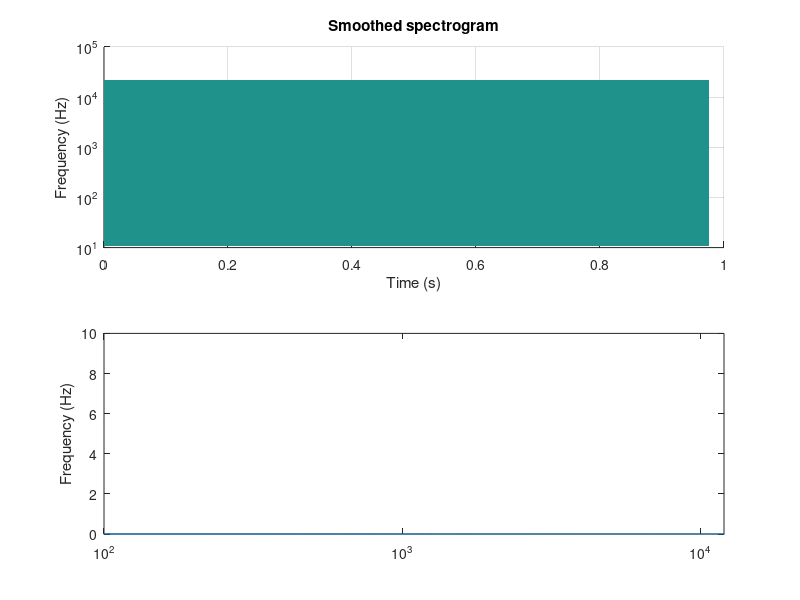

Here is the MATLAB script that generated this plot: (Note: this script raises an error after producing the figure.)
%% Constants
TIME_TO_SAVE = 1;

NUM_CHANNELS = 1;
FRAME_SIZE = 2048;
WINDOW_SIZE = 4096;
SLICE_NUMBER = 2;
SAMPLE_FREQUENCY_HZ = 44100;
SPECTROGRAM_OVERLAP = WINDOW_SIZE/2;
F_AXIS = linspace(0,SAMPLE_FREQUENCY_HZ/2,WINDOW_SIZE/2+1);
MEAN_REMOVAL_LENGTH = 7;
PEAK_THRESHOLD = 4;

% FRAMES_HELD is the number of frames held per channel
FRAMES_HELD = ceil(TIME_TO_SAVE*SAMPLE_FREQUENCY_HZ/FRAME_SIZE);

RUN_DURATION = 30;
T_AXIS = linspace(0,(FRAMES_HELD-1)*FRAME_SIZE/SAMPLE_FREQUENCY_HZ,FRAMES_HELD-1);

%% FIgure preperation
figure;
% setup a spectrogram plot
subplot(2,1,1)
%hSurf1 = surf(linspace(0,1,FRAMES_HELD),linspace(0,1,WINDOW_SIZE/2+1),zeros(WINDOW_SIZE/2+1,FRAMES_HELD), 'EdgeColor', 'none');
hSurf1 = surf(zeros(WINDOW_SIZE/2+1,FRAMES_HELD), 'EdgeColor', 'none');
set(hSurf1,'XData',T_AXIS);
set(hSurf1,'YData',F_AXIS);

title('Smoothed spectrogram');
hAxis1 = gca;
view(0,90);
set(hAxis1, 'YScale', 'log');
xlabel('Time (s)')
ylabel('Frequency (Hz)')
%hAxis.YScale = 'log';
caxis auto

% plot the current spectrum
subplot(2,1,2)
hPlot1 = plot(F_AXIS,zeros(WINDOW_SIZE/2+1,1));
hAxis2 = gca;
set(hAxis2,'XScale','log');
set(hAxis2,'YLimMode','manual','YLim',[0,10]);
set(hAxis2,'XLim', [100, 12000])
ylabel('Frequency (Hz)')

%% Hardware setup
har = dsp.AudioRecorder('NumChannels',NUM_CHANNELS,'SamplesPerFrame',...
    FRAME_SIZE);
disp('Speak into microphone now');

%% Main loop

timeseriesBuffer = zeros(FRAMES_HELD*FRAME_SIZE,NUM_CHANNELS);
chanNumber = 1;
tic;
while toc < RUN_DURATION
    singleAudioFrame = step(har);
    curFrame = singleAudioFrame(:,chanNumber);
    % load the current frame into timeseriesBuffer and push the last frame
    % out (each column holds NUM_FRAMES_HELD frames)
    timeseriesBuffer(:,chanNumber) = [curFrame; ...
        timeseriesBuffer(1:((FRAMES_HELD-1)*FRAME_SIZE),chanNumber)];

    %% GENERATE SPECTROGRAM
    S = spectrogram(timeseriesBuffer,WINDOW_SIZE,SPECTROGRAM_OVERLAP);

    %% SMOOTH SPECTROGRAM
    %S_smooth = smoothSpectrogram(S);
    S_smooth = filter2(1/15*ones(1,15),abs(S));
    %S_smooth = abs(S);

    %% EXTRACT SIGNLE SPECTRUM
    spectrum = S_smooth(:,SLICE_NUMBER);

    %% SPECTRUM CONDITIONING
    conditionedSpectrum = meanRemovalFilter1(spectrum, MEAN_REMOVAL_LENGTH);
    conditionedSpectrum(conditionedSpectrum<0) = 0;

    %% SPECTRUM SEGMENTATION
    % 

    %% EXTRACT PEAK INFO
    % take a look at dsp.PeakFinder
    [pks, locs] = findpeaks(conditionedSpectrum, 'MINPEAKHEIGHT', PEAK_THRESHOLD);
    [detected, noiseySpectrum] = hardProcessPeaks(pks, locs);
    
    Sdb = 10*log10(S);
    set(hSurf1,'ZData',abs(Sdb));
    set(hPlot1,'YData',conditionedSpectrum)
    drawnow;
end
